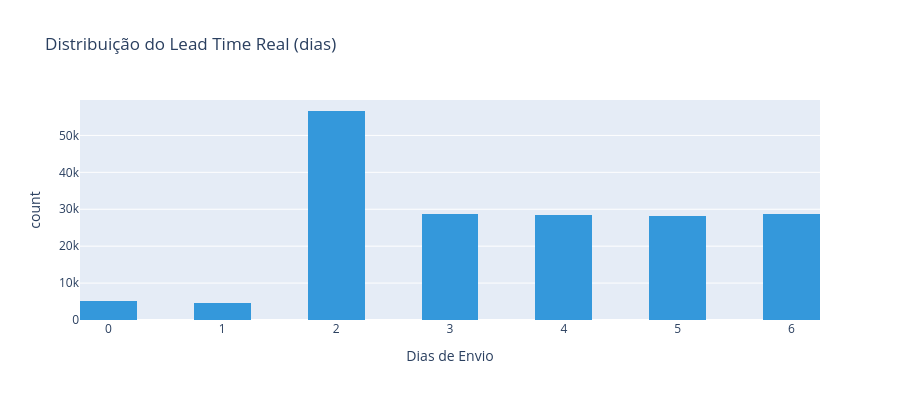

The notebook cell saved with this chart:
### Markdown cell above
## 7. Distribuição do Lead Time (Dias Reais de Envio)

### Code cell
fig = px.histogram(
    df,
    x='Days for shipping (real)',
    nbins=20,
    title='Distribuição do Lead Time Real (dias)',
    labels={'Days for shipping (real)': 'Dias de Envio', 'count': 'Pedidos'},
    color_discrete_sequence=['#3498db']
)
fig.update_layout(height=400)
fig.show()

print(f"Média: {df['Days for shipping (real)'].mean():.1f} dias")
print(f"Mediana: {df['Days for shipping (real)'].median():.0f} dias")
print(f"Máx: {df['Days for shipping (real)'].max():.0f} dias")

### Figure 1 — Plotly figure (JSON) as saved in the notebook; plotly's stock layout.template omitted (floating-point values rounded to 4 significant figures; data arrays with more than 128 entries replaced by an {"elided": "..."} marker saying what was removed)
{"data": [{"bingroup": "x", "hovertemplate": "Dias de Envio=%{x}<br>count=%{y}<extra></extra>", "legendgroup": "", "marker": {"color": "#3498db", "pattern": {"shape": ""}}, "name": "", "nbinsx": 20, "orientation": "v", "showlegend": false, "type": "histogram", "x": {"elided": "180519 int values"}, "xaxis": "x", "yaxis": "y"}], "layout": {"barmode": "relative", "height": 400, "legend": {"tracegroupgap": 0}, "title": {"text": "Distribuição do Lead Time Real (dias)"}, "xaxis": {"anchor": "y", "domain": [0.0, 1.0], "title": {"text": "Dias de Envio"}}, "yaxis": {"anchor": "x", "domain": [0.0, 1.0], "title": {"text": "count"}}}}
